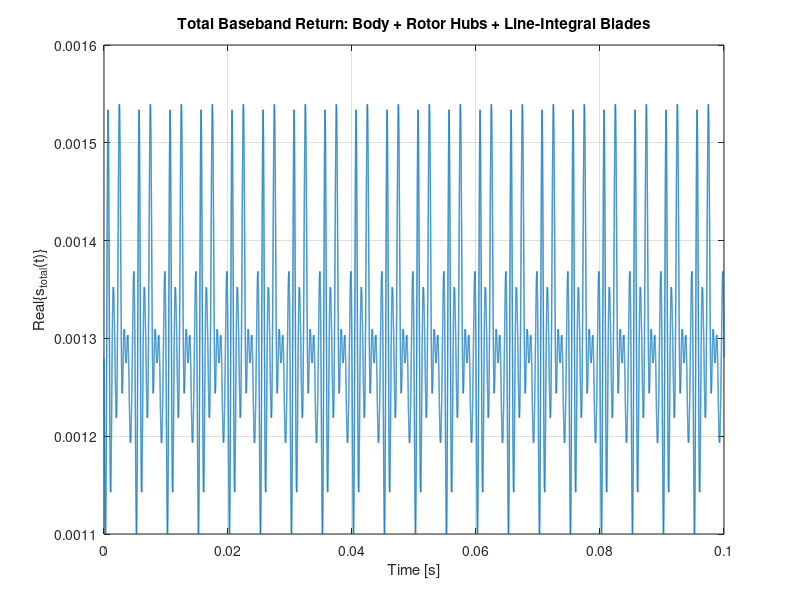
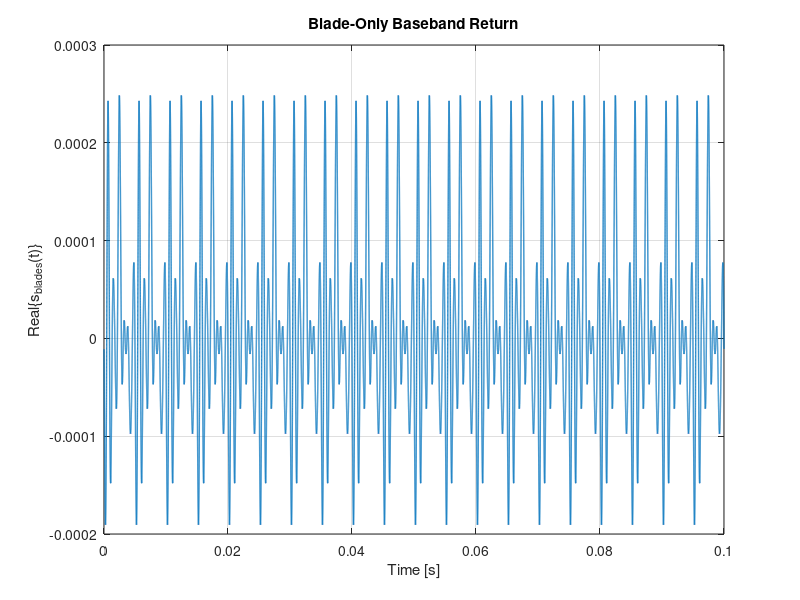

Write the MATLAB code that produced these figures, in order. (Note: this script raises an error after producing the figures.)
%% ================================================================
%  Hovering Hexacopter Micro-Doppler Simulation
%  - Body + rotor hubs: point scattering model
%  - Rotor blades: closed-form line-integral scattering model
%  - Far-field approximation for body, hubs, and blades
%
%  Coordinate definition:
%    Radar coordinates:      (X, Y, Z), radar at Q = [0;0;0]
%    Reference coordinates:  (X',Y',Z'), origin at hexacopter center O
%    Local coordinates:      (x, y, z), same origin and same orientation
%
%  Hovering case:
%    No translation motion
%    No body rotation motion
%    Only rotor blade rotations exist
%
%  Important convention:
%    +spin_sign = CCW when viewed from +z axis
%    -spin_sign = CW  when viewed from +z axis
% ================================================================

clear; close all; clc;

%% 1. Radar parameters
c = 3e8;                % speed of light
lambda = 0.0517;        % wavelength, C-band
fc = c / lambda;        % carrier frequency

fprintf('Carrier frequency fc = %.3f GHz\n', fc/1e9);

%% 2. Radar-to-hexacopter geometry
% hexacopter center O expressed in radar coordinates
O_radar = [50; 0; 20];

R0 = norm(O_radar);                                      % distance from radar Q to hexacotper center O
alpha = atan2(O_radar(2), O_radar(1));                   % azimuth angle
beta = atan2(O_radar(3), hypot(O_radar(1), O_radar(2))); % elevation angle

alpha_deg = rad2deg(alpha);
beta_deg  = rad2deg(beta);

fprintf('R0    = %.3f m\n', R0);
fprintf('alpha = %.3f deg\n', alpha_deg);
fprintf('beta  = %.3f deg\n', beta_deg);

% unit LOS vector from radar Q from hexacopter center O
u_LOS = O_radar / R0;

%% 3. Hexacopter geometry: regular hexagon configuration
NR = 6;             % number of rotors

% rotor center distance from hexacopter center O
rotor_radius = sqrt(0.2^2 + 0.2^2);

% hexacopter yaw offset in local coordinates
psi_frame = deg2rad(0);

% rotor angular positions around O in x-y plane
psi_rotor = psi_frame + (0:NR-1) * 2*pi/NR;

% rotor hub positions in local coordinates
rotor_local = rotor_radius * ...
    [cos(psi_rotor);
     sin(psi_rotor);
     zeros(1,NR)];

% alternating spin directions for hexacopter
spin_sign = [+1,-1,+1,-1,+1,-1];

fprintf('\nRotor centers in local/reference coordinates [m]:\n');
disp(rotor_local);

%% 4. Rotor blade parameters
NB = 2;                             % number of blades per rotor

blade_root = 0.0;                   % blade root radius from rotor hub
blade_tip = 0.07;                   % blade tip radius from rotor hub
blade_len = blade_tip - blade_root; % length of blade
blade_mid = 0.5 * (blade_root + blade_tip);

blade_width = 0.025;                % not explicitly used in 1-D line model

% hovering rotor speed
Omega_rps = 100;                    % rotor rotation rate
omega = 2*pi*Omega_rps;             % rotor angluar speed

% initial rotor phases
rng(24);
phi0 = 2*pi*rand(1, NR);

%% 5. Scattering amplitude parameters
sigma_body = 1e-2;                  % body point-scatterer amplitude scale
sigma_rotorHub = 1e-3;              % each rotor hub point-scatterer ampltiude scale
sigma_blade = 2e-3;                 % each blade line-scatterer amplitude scale

removeStaticMeanForTF = true;       % recommended when body/hub returns are nonzero

%% 6. Slow-time sampling
u_xy_norm = norm(u_LOS(1:2));

fd_max_approx = 2 * omega * blade_tip * u_xy_norm / lambda;

fprintf('Approx. max blade-tip micro-Doppler = %.1f Hz\n', fd_max_approx);

fs_slow = 2e6;                      % slow-time sampling rate
Tobs = 0.1;                         % observation time

t = 0:1/fs_slow:Tobs-1/fs_slow;
Nt = numel(t);

fprintf('Slow-time fs = %.1f Hz, Tobs = %.3f s, Nt = %d\n', ...
    fs_slow, Tobs, Nt);

%% 7. static point-scatterer returns: body and rotor hubs
% body
R_body = R0;
s_body = sigma_body * exp(-1j*4*pi/lambda * R_body) * ones(1,Nt);

% rotor hubs
s_rotorHubs = zeros(1,Nt);

for j=1:NR
    R_hub = R0 + u_LOS.' * rotor_local(:,j);

    s_rotorHubs = s_rotorHubs + ...
        sigma_rotorHub * exp(-1j*4*pi/lambda * R_hub) * ones(1,Nt);
end

%% 8. Rotor blade line-integral returns
s_blades = zeros(1,Nt);             % total blade return from all rotors
s_rotorBlades = zeros(NR,Nt);       % blade return grouped by rotor
s_eachBlade = zeros(NR,NB,Nt);      % optional storage for debugging

for j = 1:NR

    % rotor hub projection onto radar LOS
    c_proj = u_LOS.' * rotor_local(:,j);

    % static two-way phase due to center range and rotor hub offset
    rotor_static_phase = exp(-1j*4*pi/lambda * (R0 + c_proj));

    % total blade return from j-th rotor
    s_rotor_j = zeros(1,Nt);

    for k = 0:NB-1

        % blade angle in local coordinates
        theta_jk = spin_sign(j)*omega*t + phi0(j) + 2*pi*k/NB;

        % unit vector along blade direction in lcoal coordinates
        e_jk = [cos(theta_jk);
                sin(theta_jk);
                zeros(1,Nt)];

        % LOS projection of blade direction
        gamma_jk = u_LOS.' * e_jk;

        % closed-form line-integral result
        % closed form:
        %   L * exp(-j*K*r_mid*gamma) *
        %   sinc( K*L*gamma/(2*pi) )
        %
        % MATLAB sinc(x) = sin(pi*x)/(pi*x), so:
        %   K*L/(2*pi) = 2*L/lambda
        sinc_arg = 4/lambda * blade_len/2 .* gamma_jk;

        line_integral_jk = ...
            blade_len .* ...
            exp(-1j*4*pi/lambda * blade_mid .* gamma_jk) .* ...
            sinc(sinc_arg);

        % blade return 
        s_jk = sigma_blade * rotor_static_phase .* line_integral_jk;

        % store individual blade return
        s_eachBlade(j, k+1, :) = reshape(s_jk, 1, 1, []);

        % sum blades belonging to same rotor
        s_rotor_j = s_rotor_j + s_jk;
    end

    % store total blade return from j-th rotor
    s_rotorBlades(j, :) = s_rotor_j;

    % sum all rotor blade returns
    s_blades = s_blades + s_rotor_j;
end

%% 9. Total received baseband signal
s_total = s_body + s_rotorHubs + s_blades;

% Signal used for time-frequency analysis
% Static point scatterers produce a strong zero-Doppler component.
if removeStaticMeanForTF
    s_tf = s_total - mean(s_total);
else
    s_tf = s_total;
end

%% 10. Analytical blade-tip Doppler guide curves
fd_tip = zeros(NR*NB, Nt);
idx = 0;

for j = 1:NR
    for k = 1:NB
        idx = idx + 1;

        theta = spin_sign(j)*omega*t + phi0(j) + 2*pi*(k-1)/NB;

        % Tip velocity in local/reference coordinates
        vx = -blade_tip * spin_sign(j) * omega .* sin(theta);
        vy =  blade_tip * spin_sign(j) * omega .* cos(theta);
        vz = zeros(1, Nt);

        v_tip = [vx; vy; vz];

        % Radial velocity under far-field approximation
        Rdot_tip = u_LOS.' * v_tip;

        % Monostatic Doppler frequency
        fd_tip(idx, :) = -(2/lambda) * Rdot_tip;
    end
end

%% 11. Plot : time-domain basband signal
figure('Name','Received Baseband Signal');
plot(t, real(s_total), 'LineWidth', 1.0); grid on;
xlabel('Time [s]');
ylabel('Real\{s_{total}(t)\}');
title('Total Baseband Return: Body + Rotor Hubs + Line-Integral Blades');

figure('Name','Blade-Only Baseband Signal');
plot(t, real(s_blades), 'LineWidth', 1.0); grid on;
xlabel('Time [s]');
ylabel('Real\{s_{blades}(t)\}');
title('Blade-Only Baseband Return');

%% 12. Plot: micro-Doppler spectrogram
winLen = 4096;
win = hamming(winLen, 'periodic');
noverlap = round(0.90 * winLen);
nfft = 32768;

[S, F, Tspec] = spectrogram(s_tf, win, noverlap, nfft, fs_slow, 'centered');

SdB = 20*log10(abs(S) ./ (max(abs(S(:))) + eps) + eps);

figure('Name','Micro-Doppler Spectrogram');
imagesc(Tspec, F, SdB);
axis xy;
ylim(1.5 * [-fd_max_approx fd_max_approx]);
clim([-40 0]);
grid on;
colorbar;
colormap(jet);
xlabel('Time [s]');
ylabel('Doppler frequency [Hz]');
title('Hovering Hexacopter Micro-Doppler Signature');

% % Optional analytical blade-tip guide curves
% hold on;
% plot(t, fd_tip, 'w--', 'LineWidth', 0.4);
% hold off;

%% 13. Plot: blade-only spectrogram
% [Sb, Fb, Tb] = spectrogram(s_blades, win, noverlap, nfft, fs_slow, 'centered');
% 
% Sb_dB = 20*log10(abs(Sb) ./ (max(abs(Sb(:))) + eps) + eps);
% 
% figure('Name','Blade-Only Micro-Doppler Spectrogram');
% imagesc(Tb, Fb, Sb_dB);
% axis xy;
% ylim(1.5 * [-fd_max_approx fd_max_approx]);
% clim([-40 0]);
% grid on;
% colorbar;
% colormap(jet);
% xlabel('Time [s]');
% ylabel('Doppler frequency [Hz]');
% title('Blade-Only Hovering Hexacopter Micro-Doppler Signature');

% hold on;
% plot(t, fd_tip, 'w--', 'LineWidth', 0.4);
% hold off;

%% 14. Plot: power spectrum
NfftSpec = 2^nextpow2(Nt);
Sfreq = fftshift(fft(s_tf, NfftSpec));
faxis = (-NfftSpec/2:NfftSpec/2-1) * fs_slow/NfftSpec;

figure('Name','Power Spectrum');
plot(faxis, 20*log10(abs(Sfreq)./(max(abs(Sfreq)) + eps) + eps), ...
    'LineWidth', 1.0);
grid on;
xlim(1.5 * [-fd_max_approx fd_max_approx]);
ylim([-80 5]);
xlabel('Doppler frequency [Hz]');
ylabel('Normalized magnitude [dB]');
title('Power Spectrum of Hovering Hexacopter Return');

%% 15. Plot: per-rotor blade returns
% figure('Name','Per-Rotor Blade Return Magnitudes');
% hold on; grid on;
% 
% for j = 1:NR
%     plot(t, abs(s_rotorBlades(j, :)), 'LineWidth', 0.8);
% end
% 
% xlabel('Time [s]');
% ylabel('|s_{rotor,j}(t)|');
% title('Per-Rotor Blade Return Magnitudes');
% legend(arrayfun(@(j) sprintf('Rotor %d', j), 1:NR, 'UniformOutput', false), ...
%     'Location', 'best');

%% 16. Plot: 3-D geometry
figure('Name','3-D Geometry');
hold on; grid on; axis equal;

% Radar Q
plot3(0, 0, 0, 'kp', 'MarkerSize', 12, 'MarkerFaceColor', 'k');
text(0, 0, 0, '  Q: Radar', 'FontSize', 10);

% Radar coordinate axes at Q
radarAxisLen = 5;
quiver3(0, 0, 0, radarAxisLen, 0, 0, ...
    'LineWidth', 1.0, 'MaxHeadSize', 1.0);
text(radarAxisLen, 0, 0, ' X');

quiver3(0, 0, 0, 0, radarAxisLen, 0, ...
    'LineWidth', 1.0, 'MaxHeadSize', 1.0);
text(0, radarAxisLen, 0, ' Y');

quiver3(0, 0, 0, 0, 0, radarAxisLen, ...
    'LineWidth', 1.0, 'MaxHeadSize', 1.0);
text(0, 0, radarAxisLen, ' Z');

% Hexacopter center O
plot3(O_radar(1), O_radar(2), O_radar(3), 'ro', ...
    'MarkerSize', 9, 'MarkerFaceColor', 'r');
text(O_radar(1), O_radar(2), O_radar(3), ...
    '  O: Hexacopter center', 'FontSize', 10);

% LOS from Q to O
plot3([0 O_radar(1)], [0 O_radar(2)], [0 O_radar(3)], ...
    'k--', 'LineWidth', 1.0);

% Reference/local coordinate axes at O
axisLen = 0.45;

quiver3(O_radar(1), O_radar(2), O_radar(3), axisLen, 0, 0, ...
    'LineWidth', 1.3, 'MaxHeadSize', 1.0);
text(O_radar(1)+axisLen, O_radar(2), O_radar(3), ' x / X''');

quiver3(O_radar(1), O_radar(2), O_radar(3), 0, axisLen, 0, ...
    'LineWidth', 1.3, 'MaxHeadSize', 1.0);
text(O_radar(1), O_radar(2)+axisLen, O_radar(3), ' y / Y''');

quiver3(O_radar(1), O_radar(2), O_radar(3), 0, 0, axisLen, ...
    'LineWidth', 1.3, 'MaxHeadSize', 1.0);
text(O_radar(1), O_radar(2), O_radar(3)+axisLen, ' z / Z''');

% Draw rotor hubs, arms, blade disks, and blades at t = 0
theta_circle = linspace(0, 2*pi, 200);

for j = 1:NR

    hub = O_radar + rotor_local(:, j);

    % Arm from O to rotor hub
    plot3([O_radar(1) hub(1)], ...
          [O_radar(2) hub(2)], ...
          [O_radar(3) hub(3)], ...
          'k-', 'LineWidth', 1.0);

    % Rotor hub
    plot3(hub(1), hub(2), hub(3), 'bo', ...
        'MarkerSize', 8, 'MarkerFaceColor', 'b');

    if spin_sign(j) > 0
        dirText = 'CCW';
    else
        dirText = 'CW';
    end

    text(hub(1), hub(2), hub(3), ...
        sprintf('  R%d (%s)', j, dirText), 'FontSize', 9);

    % Rotor disk circle
    circle = hub + blade_tip * ...
        [cos(theta_circle);
         sin(theta_circle);
         zeros(size(theta_circle))];

    plot3(circle(1, :), circle(2, :), circle(3, :), ...
        ':', 'LineWidth', 0.8);

    % Rotation direction arrow on rotor disk
    arrow_theta = psi_rotor(j) + pi/4;
    p_arrow = hub + blade_tip * ...
        [cos(arrow_theta);
         sin(arrow_theta);
         0];

    tangent = spin_sign(j) * ...
        [-sin(arrow_theta);
          cos(arrow_theta);
          0];

    quiver3(p_arrow(1), p_arrow(2), p_arrow(3), ...
        0.03*tangent(1), 0.03*tangent(2), 0.03*tangent(3), ...
        'LineWidth', 1.2, 'MaxHeadSize', 2.0);

    % Blades at t = 0
    for k = 1:NB
        theta0 = phi0(j) + 2*pi*(k-1)/NB;

        u0 = [cos(theta0);
              sin(theta0);
              0];

        p_root = hub + blade_root * u0;
        p_tip  = hub + blade_tip  * u0;

        plot3([p_root(1) p_tip(1)], ...
              [p_root(2) p_tip(2)], ...
              [p_root(3) p_tip(3)], ...
              'LineWidth', 2.0);
    end
end

xlabel('X [m]');
ylabel('Y [m]');
zlabel('Z [m]');
title('Radar, Reference/Local Coordinates, Hexacopter Hubs, and Blades at t = 0');
view(35, 25);

%% 17. Plot: magnified top view around O
figure('Name','Magnified Top View Around Hexacopter Center');
hold on; grid on; axis equal;

% Local coordinate top-view, centered at O
plot(0, 0, 'ro', 'MarkerSize', 9, 'MarkerFaceColor', 'r');
text(0, 0, '  O', 'FontSize', 10);

% Local x-y axes
quiver(0, 0, 0.5, 0, 'LineWidth', 1.2, 'MaxHeadSize', 1.0);
text(0.52, 0, 'x / X''');

quiver(0, 0, 0, 0.5, 'LineWidth', 1.2, 'MaxHeadSize', 1.0);
text(0, 0.52, 'y / Y''');

for j = 1:NR

    hub_local = rotor_local(:, j);

    % Arm
    plot([0 hub_local(1)], [0 hub_local(2)], ...
        'k-', 'LineWidth', 1.0);

    % Hub
    plot(hub_local(1), hub_local(2), 'bo', ...
        'MarkerSize', 8, 'MarkerFaceColor', 'b');

    if spin_sign(j) > 0
        dirText = 'CCW';
    else
        dirText = 'CW';
    end

    text(hub_local(1), hub_local(2), ...
        sprintf('  R%d (%s)', j, dirText), 'FontSize', 9);

    % Rotor disk
    plot(hub_local(1) + blade_tip*cos(theta_circle), ...
         hub_local(2) + blade_tip*sin(theta_circle), ...
         ':', 'LineWidth', 0.8);

    % Blades at t = 0
    for k = 1:NB
        theta0 = phi0(j) + 2*pi*(k-1)/NB;

        u0 = [cos(theta0);
              sin(theta0)];

        p_root = hub_local(1:2) + blade_root * u0;
        p_tip  = hub_local(1:2) + blade_tip  * u0;

        plot([p_root(1) p_tip(1)], ...
             [p_root(2) p_tip(2)], ...
             'LineWidth', 2.0);
    end
end

xlabel('x / X'' [m]');
ylabel('y / Y'' [m]');
title('Magnified Top View: Hovering Hexacopter Geometry at t = 0');

%% 18. Summary print
fprintf('\n===== Hexacopter Simulation Summary =====\n');
fprintf('Rotor configuration: regular hexagon\n');
fprintf('NR = %d rotors\n', NR);
fprintf('NB = %d blades per rotor\n', NB);
fprintf('Rotor radius from O = %.3f m\n', rotor_radius);
fprintf('Blade root = %.3f m, tip = %.3f m, length = %.3f m\n', ...
    blade_root, blade_tip, blade_len);
fprintf('Hovering rotor rate = %.1f rev/s\n', Omega_rps);
fprintf('Approx. fd max = %.1f Hz\n', fd_max_approx);
fprintf('Blade-passage period = %.6f s\n', 1/(NB*Omega_rps));
fprintf('Slow-time fs = %.1f Hz, Tobs = %.3f s\n', fs_slow, Tobs);
fprintf('Spin signs:\n');
disp(spin_sign);
